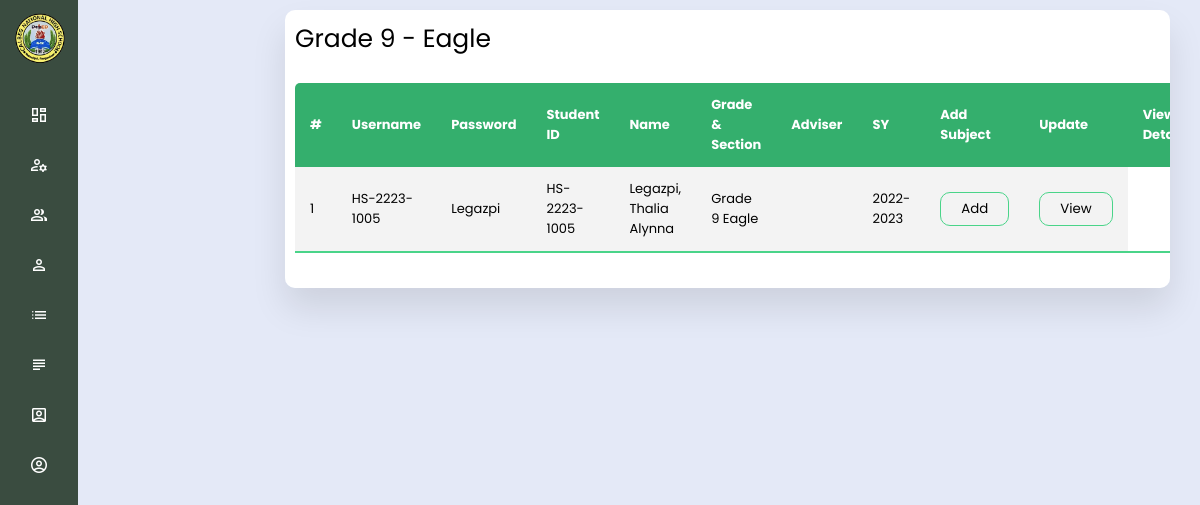
The app's page /superAdmin/g91.php with its own data.
### tables this page shows
CREATE TABLE `tblstudent` (
  `id` int(11) NOT NULL,
  `user_name` varchar(20) NOT NULL,
  `password` varchar(20) NOT NULL,
  `studentid` varchar(20) NOT NULL,
  `name` varchar(20) NOT NULL,
  `mname` varchar(20) NOT NULL,
  `lname` varchar(20) NOT NULL,
  `extname` varchar(5) NOT NULL,
  `gender` varchar(10) NOT NULL,
  `cstatus` varchar(50) NOT NULL,
  `bday` varchar(20) NOT NULL,
  `age` varchar(50) NOT NULL,
  `nationality` varchar(50) NOT NULL,
  `religion` varchar(50) NOT NULL,
  `contact` varchar(20) NOT NULL,
  `address` varchar(50) NOT NULL,
  `email` varchar(50) NOT NULL,
  `sstatus` varchar(10) NOT NULL,
  `grade` varchar(25) NOT NULL,
  `adviser` varchar(50) NOT NULL,
  `sy` varchar(15) NOT NULL
);

### superAdmin/g91.php (the view, shortened to what this page needs)
<?php
  include "../includes/database.php";
?>
<!DOCTYPE html>
<html lang="en">
<head>
    <link rel="stylesheet" href="../assets/css/navContainer.css">
    <link rel="stylesheet" href="../assets/css/style2.css">
    <link rel="stylesheet" href="../assets/css/style3.css">
    <link rel="stylesheet" href="../assets/css/swiper-bundle.min.css" />
</head>
<body>
  <?php include 'includes/sideMenu.php';?>
  <section class="home">
  <section class="historyLog">
    <div class="history-list">
    <span class="allTeacher">Grade 9 - Eagle</span>
        <table class="table">
            <thead>
                <thead>
                    <tr>
                        <th>#</th>
                        <th>Username</th>
                        <th>Password</th>
                        <th>Student ID</th>
                        <th>Name</th>
                        <th>Grade & Section</th>
                        <th>Adviser</th>
                        <th>SY</th>
                        <th>Add Subject</th>
                        <th>Update</th>
                        <th>View Details</th>
                    </tr>
                </thead>
                <tbody>
                    <?php
                        $ret=mysqli_query($conn,"SELECT * from tblstudent where grade = 'Grade 9 Eagle'");
                        $cnt=1;
                        while ($row=mysqli_fetch_array($ret)) {
                    ?>
                    <tr>
                    <td data-label="#"><?php echo $cnt;?></td>
                        <td data-label="Username"><?php  echo $row['user_name'];?></td>
                        <td data-label="Email"><?php  echo $row['password'];?></td>
                        <td data-label="Student ID"><?php  echo $row['studentid'];?></td>
                        <td data-label="Name" class=""><?php  echo $row['lname'],', '; echo $row['name'],' ';echo $row['mname']?></td>
                        <td data-label="Title"><?php  echo $row['grade'];?></td>
                        <td data-label="Adviser"><?php  echo $row['adviser'];?></td>
                        <td data-label="SY"><?php  echo $row['sy'];?></td>
                        <form action="../superAdmin/subjs.php" method="POST">
                            <td data-label="Add Subject"><button type="submit" name="view" >Add</button></td>
                        </form>
                        <form action="../superAdmin/updatestudent.php" method="POST">
                            <td data-label="View Details"><button type="submit" name="view" >View</button></td>
                        </form>
                    </tr>
                    <?php
                    $cnt=$cnt+1;
                    }?>
            </tbody>
        </table>
    </div>
</section>
  </section>
</body>
</html>

### assets/css/navContainer.css (style rules this page uses)
* { margin: 0; padding: 0; box-sizing: border-box; font-family: 'Poppins', sans-serif; }
body { background: #E4E9F7; }
.allTeacher { font-size: 25px; }

### assets/css/style2.css (style rules this page uses)
.home { position: absolute; top: 0; top: 0; left: 250px; height: 100%; padding-left: 5px; width: calc(100% - 250px); background-color: var(--body-color); transition: var(--tran-05); }

### assets/css/style3.css (style rules this page uses)
.historyLog { padding: 0 30px; }
.history-list { width: 100%; padding: 10px; margin-top: 10px; background: #fff; border-radius: 10px; overflow-x: auto; box-shadow: 0 20px 35px rgba(0, 0, 0, 0.1); }
.table { border-collapse: collapse; margin: 25px 0; font-size: 15px; min-width: 100%; overflow: hidden; border-radius: 5px 5px 0 0; }
table thead tr { color: #fff; background: #34AF6D; text-align: left; font-weight: bold; font-size: small; width: 100%; }
.table th, .table td { padding: 12px 15px; }
.table tbody tr { border-bottom: 1px solid #ddd; font-size: small; }
.table tbody tr:nth-of-type(odd) { background: #f3f3f3; }
.table tbody tr:last-of-type { border-bottom: 2px solid #4AD489; }
.table button { padding: 6px 20px; border-radius: 10px; cursor: pointer; background: transparent; border: 1px solid #4AD489; }

### records on screen
tblstudent: user_name "HS-2223-1005", password "Legazpi", studentid "HS-2223-1005", lname "Legazpi", name "Thalia", mname "Alynna", grade "Grade 9 Eagle", sy "2022-2023"
